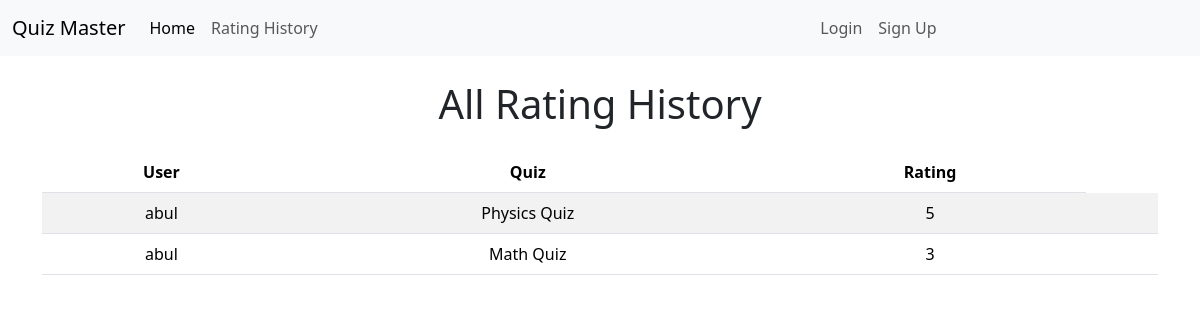
Page /rating_history/ on the earlier database version.
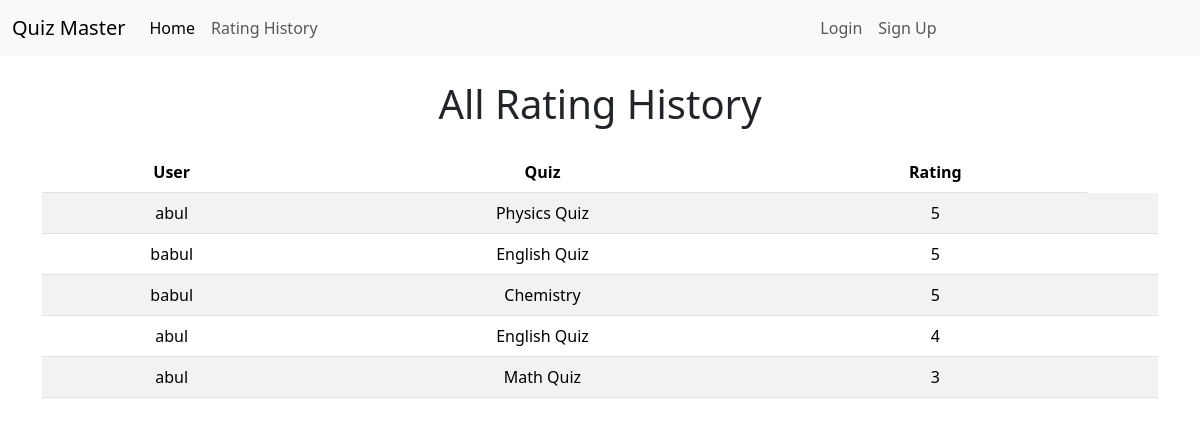
Same page on the later database version.
### quizzes/models.py (models this page shows, shortened)
class QuizRating(models.Model):
    user = models.ForeignKey(User, on_delete=models.CASCADE)
    quiz = models.ForeignKey(Quiz, on_delete=models.CASCADE)
    rating = models.PositiveIntegerField(choices=RATING_RANGE)

class Quiz(models.Model):
    title = models.CharField(max_length=255)
    description = models.TextField()
    category = models.ForeignKey(Category, on_delete=models.CASCADE)
    has_time_limit = models.BooleanField(default=False)

### core/views.py (the view)
# urls.py: path('rating_history/', rating_history, name='rating_history'),
def rating_history(request):
    all_ratings = QuizRating.objects.all().order_by('-rating')
    context = {
        'all_ratings': all_ratings,
    }
    return render(request, 'rating_history.html', context)

### core/templates/rating_history.html (shortened to what this page needs)
{% extends 'base.html' %}
{% block content %}
<div class="container mt-4">
    {% if all_ratings %}
    <h1 class="text-center mb-4">All Rating History</h1>
    <table class="table table-striped table-hover text-center">
        <thead class="thead-dark">
            <tr>
                <th scope="col">User</th>
                <th scope="col">Quiz</th>
                <th scope="col">Rating</th>
            </tr>
        </thead>
        <tbody>
            {% for rating in all_ratings %}
            <tr>
                <td>{{ rating.user.username }}</td>
                <td>{{ rating.quiz.title }}</td>
                <td>{{ rating.rating }}</td>
                <td>
                </td>
            </tr>
            {% endfor %}
        </tbody>
    </table>
    {% else %}
    <p class="text-muted">No ratings available.</p>
    {% endif %}
</div>
{% endblock %}

### core/templates/base.html (shortened to what this page needs)
<!doctype html>
<html lang="en">
<head>
    <link href="https://cdn.jsdelivr.net/npm/bootstrap@5.3.2/dist/css/bootstrap.min.css" rel="stylesheet"
>
    {% load static %}
</head>
<body>
    {% include 'navbar.html' %}
    {% block content %}
    {% endblock %}
</body>
</html>

### core/templates/navbar.html (shortened to what this page needs)
<nav class="navbar navbar-expand-lg bg-body-tertiary">
    <div class="container-fluid">
        <a class="navbar-brand" href="{% url 'home' %}">Quiz Master</a>
        <div class="collapse navbar-collapse" id="navbarSupportedContent">
            <ul class="navbar-nav me-auto mb-2 mb-lg-0">
                <li class="nav-item">
                    <a class="nav-link active" aria-current="page" href="{% url 'home' %}">Home</a>
                </li>
                <li class="nav-item">
                    <a class="nav-link" href="{% url 'rating_history' %}">Rating History</a>
                </li>
            </ul>
        </div>
        <div class="collapse navbar-collapse" id="navbarSupportedContent">
            <ul class="navbar-nav me-auto mb-2 mb-lg-0">
                {% if user.is_authenticated %}
                <div class="nav-item">
                    <a class="nav-link" href="{% url 'leaderboard' %}">Leaderboard</a>
                </div>
                <li class="nav-item">
                    <a class="nav-link" href="{% url 'privacy_settings' %}">Privacy Settings</a>
                </li>
                <li class="nav-item">
                    <a class="nav-link" href="{% url 'logout' %}">Logout</a>
                </li>
                {% else %}
                <li class="nav-item">
                    <a class="nav-link" href="{% url 'login' %}">Login</a>
                </li>
                <li class="nav-item">
                    <a class="nav-link" href="{% url 'signup' %}">Sign Up</a>
                </li>
                {% endif %}
            </ul>
        </div>
    </div>
</nav>

Differences in the rows shown:
added QuizRating: user.username "babul", quiz "English Quiz", rating "5"
added QuizRating: user.username "babul", quiz "Chemistry", rating "5"
added QuizRating: user.username "abul", quiz "English Quiz", rating "4"
